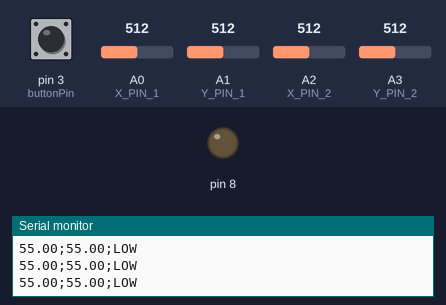
A sketch run on a simulated Arduino Uno, built with avr-gcc and run on an emulated ATmega328P. On the bench: output pins drawn as LEDs (lit = HIGH), the last lines printed to the serial monitor. Inputs (shaded band) come from the test bench; at power-on: pin 3 (buttonPin) HIGH, A0 (X_PIN_1) = 512, A1 (Y_PIN_1) = 512, A2 (X_PIN_2) = 512, A3 (Y_PIN_2) = 512.

Above: at 1.2 s.
1.3 s: pin 3 (buttonPin) pulled LOW for 0.15 s
At 1.38 s:
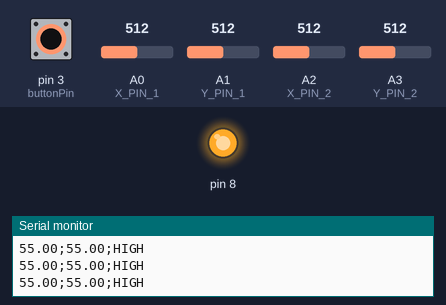
8.9 s: pin 3 (buttonPin) pulled LOW for 1 s
At 10.3 s:
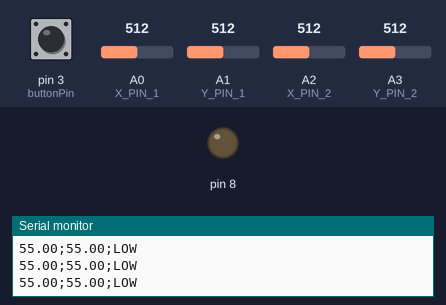
12.9 s: pin 3 (buttonPin) pulled LOW for 3.2 s
At 13.9 s:
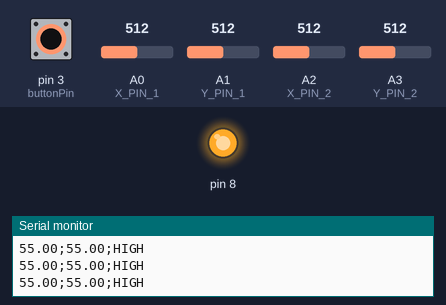
Timing chart, 0 to 17.6 s (numbered marks = the images above; inputs shaded):
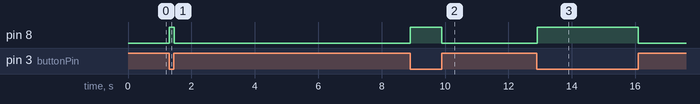

Measured:
- after the input at 1.3 s, pin 8: LOW → HIGH at once, → LOW 0.15 s later
- after the input at 8.9 s, pin 8: LOW → HIGH at once, → LOW 1.0 s later
- after the input at 12.9 s, pin 8: LOW → HIGH at once, → LOW 3.2 s later

The sketch:

sketch_mar7a.ino
```cpp
// Define the pins for the joysticks
#define X_PIN_1 A0
#define Y_PIN_1 A1
#define X_PIN_2 A2
#define Y_PIN_2 A3

const int buttonPin = 3;

// Define the filter coefficients
const float FILTER_ALPHA = 0.2;

// Define the range for the mapped y-value
const int Y_MIN = 55;
const int Y_MAX = 595;

// Variables for storing the filtered values
float x_filtered_1 = 0.0;
float y_filtered_1 = 0.0;
float x_filtered_2 = 0.0;
float y_filtered_2 = 0.0;

void setup() {
  // Initialize the serial communication for debugging purposes
  Serial.begin(115200);

  pinMode(buttonPin, INPUT_PULLUP);
  pinMode(8, OUTPUT);
}

void loop() {
  // Read the raw values from the joysticks
  int x_raw_1 = analogRead(X_PIN_1);
  int y_raw_1 = analogRead(Y_PIN_1);
  int x_raw_2 = analogRead(X_PIN_2);
  int y_raw_2 = analogRead(Y_PIN_2);

  // Check if the joysticks are in the neutral position
  bool neutral_1 = (y_raw_1 > 470 && y_raw_1 < 550);
  bool neutral_2 = (y_raw_2 > 470 && y_raw_2 < 550);

  // Only update the filtered values if the joystick is not in the neutral position
  if (!neutral_1) {
    // Apply the filter to the x-axis value of the first joystick
    x_filtered_1 = x_filtered_1 * (1 - FILTER_ALPHA) + x_raw_1 * FILTER_ALPHA;

    // Apply the filter to the y-axis value of the first joystick, but limit the rate of change
    float y_target_1 = y_raw_1 * (1 - FILTER_ALPHA) + y_filtered_1 * FILTER_ALPHA;
    float y_delta_1 = y_target_1 - y_filtered_1;
    if (y_delta_1 > 10) {
      y_filtered_1 += 10;
    } else if (y_delta_1 < -10) {
      y_filtered_1 -= 10;
    } else {
      y_filtered_1 = y_target_1;
    }
  }

  if (!neutral_2) {
    // Apply the filter to the x-axis value of the second joystick
    x_filtered_2 = x_filtered_2 * (1 - FILTER_ALPHA) + x_raw_2 * FILTER_ALPHA;

    // Apply the filter to the y-axis value of the second joystick, but limit the rate of change
    float y_target_2 = y_raw_2 * (1 - FILTER_ALPHA) + y_filtered_2 * FILTER_ALPHA;
    float y_delta_2 = y_target_2 - y_filtered_2;
    if (y_delta_2 > 10) {
      y_filtered_2 += 10;
    } else if (y_delta_2 < -10) {
      y_filtered_2 -= 10;
    } else {
      y_filtered_2 = y_target_2;
    }
  }

  // Map the y-axis values to the new range
  float y_filtered_mapped_1 = map(y_filtered_1, 0, 1023, Y_MIN, Y_MAX);
  float y_filtered_mapped_2 = map(y_filtered_2, 0, 1023, Y_MIN, Y_MAX);


// Debug output
  Serial.print( y_filtered_mapped_1);
  Serial.print(";"); // add a comma to separate the values
  Serial.print(y_filtered_mapped_2);
  Serial.print(";");

  delay(10);


   int buttonState = digitalRead(buttonPin);

  if (buttonState == LOW) {
    Serial.print("HIGH");
    digitalWrite(8, HIGH);
    Serial.println();
  } else {
    Serial.print("LOW");
    digitalWrite(8, LOW);
    Serial.println();
  }

}
```
